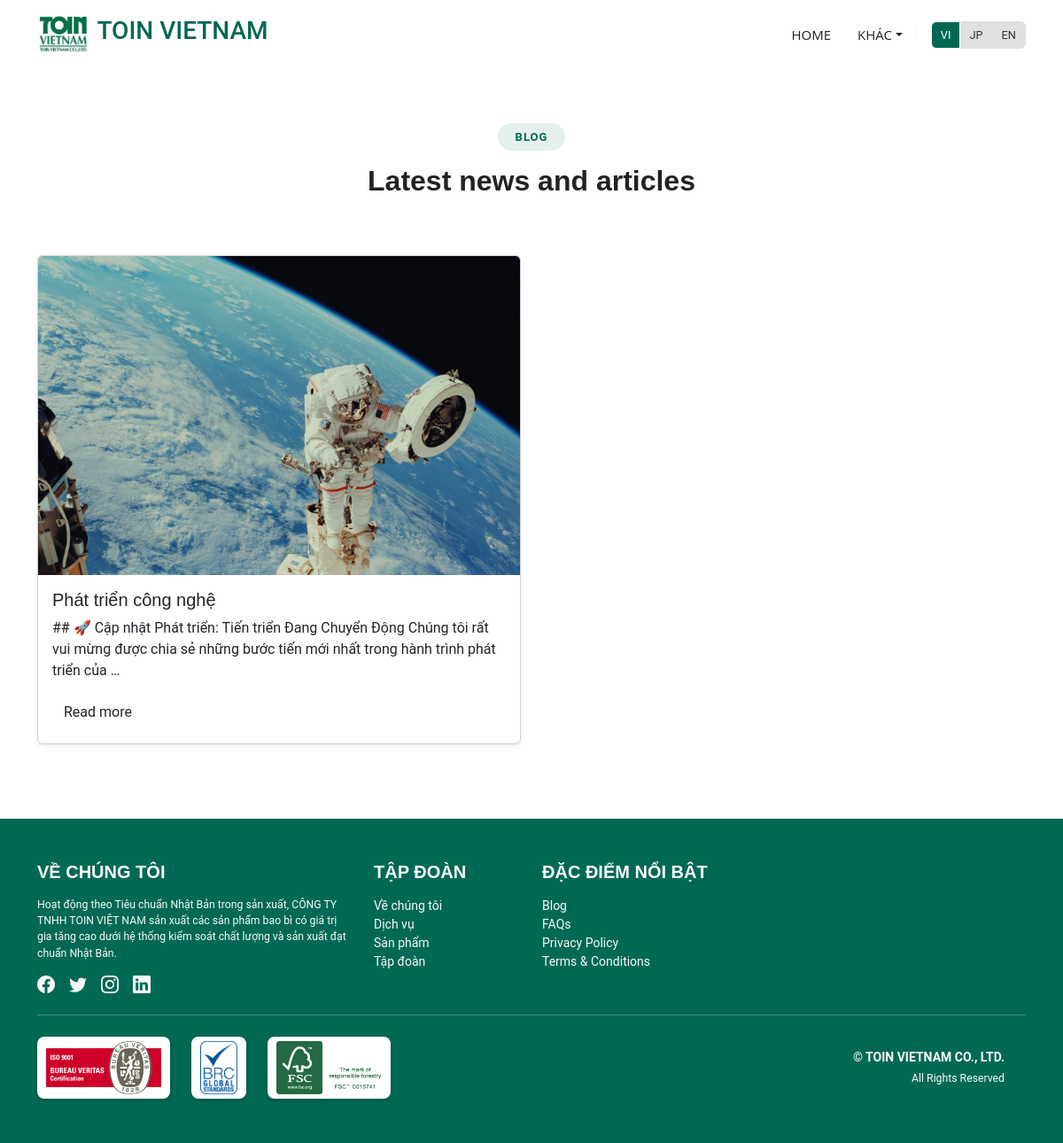
The page /vi/blog/ on the database its author committed.
### pages/models.py (models this page shows, shortened)
class Post(models.Model):
    id = models.AutoField(primary_key=True)
    en_title = models.CharField(max_length=200, null=True, blank=True)
    vi_title = models.CharField(max_length=200, null=True, blank=True)
    jp_title = models.CharField(max_length=200, null=True, blank=True)
    en_description = models.TextField(null=True, blank=True)
    vi_description = models.TextField(null=True, blank=True)
    jp_description = models.TextField(null=True, blank=True)
    image = models.FileField(upload_to="post/", blank=True, null=True)
    is_published = models.BooleanField(
        default=False, help_text="Publish this post to make it visible on the blog"
    )
    publish_date = models.DateTimeField(
        null=True, blank=True, help_text="Date and time when this post was published"
    )
    def get_description(self):
        language = get_language()
        return (
            getattr(self, f"{language}_description", None)
            or getattr(self, "en_description", None)
            or getattr(self, "vi_description", None)
            or getattr(self, "jp_description", None)
            or "No description available"
        )
    def get_title(self):
        language = get_language()
        return getattr(self, f"{language}_title", None)

### pages/views.py (the view)
# urls.py: path("blog/", views.blog_list, name="blog_list"),
def blog_list(request):
    posts = Post.objects.filter(is_published=True).order_by("-publish_date")
    return render(request, "pages/blog_list.html", {"posts": posts})

### pages/templatetags/custom_tags.py (called while the page is built)
@register.simple_tag
def is_locale_root(path):
    from django.conf import settings
    from django.utils.translation import get_language
    current_language = get_language()
    locale_root_path = f'/{current_language}/'
    return path != locale_root_path and path != '/'

### templates/pages/blog_list.html
{% extends 'base.html' %}
{% load static %}
{% block pages %}
    <section class="section">
        <div class="container">
            <div class="section-title" data-aos="fade-up">
                <h2>Blog</h2>
                <p>Latest news and articles</p>
            </div>
            <div class="row">
                {% for post in posts %}
                    <div class="col-md-6 mb-4">
                        <div class="card h-100 shadow-sm">
                            {% if post.image %}
                                <img src="{{ post.image.url }}"
                                     class="card-img-top"
                                     alt="{{ post.get_title }}">
                            {% endif %}
                            <div class="card-body">
                                <h5 class="card-title">{{ post.get_title }}</h5>
                                <p class="card-text">{{ post.get_description|truncatewords:30 }}</p>
                                <a href="{% url 'pages:blog_detail' post.id %}" class="btn btn-toin">Read more</a>
                            </div>
                        </div>
                    </div>
                {% empty %}
                    <p>No posts yet.</p>
                {% endfor %}
            </div>
        </div>
    </section>
{% endblock pages %}

### static/css/main(1).css (style rules this page uses)
:root { --default-font: "Roboto", system-ui, -apple-system, "Segoe UI", Roboto, "Helvetica Neue", Arial, "Noto Sans", "Liberation Sans", sans-serif, "Apple Color Emoji", "Segoe UI Emoji", "Segoe UI Symbol", "Noto Color Emoji"; --heading-font: "Montserrat", sans-serif; --nav-font: "Open Sans", sans-serif; }
:root { --background-color: #ffffff; --default-color: #444444; --heading-color: #222222; --accent-color: #006953; --surface-color: #ffffff; --contrast-color: #ffffff; }
:root { --nav-color: #222222; --nav-hover-color: #006953; --nav-mobile-background-color: #ffffff; --nav-dropdown-background-color: #ffffff; --nav-dropdown-color: #222222; --nav-dropdown-hover-color: #006953; }
:root { scroll-behavior: smooth; }
body { color: var(--default-color); background-color: var(--background-color); font-family: var(--default-font); }
a { color: var(--accent-color); text-decoration: none; transition: 0.3s; }
h1, h2, h3, h4, h5, h6 { color: var(--heading-color); font-family: var(--heading-font); }
section, .section { color: var(--default-color); background-color: var(--background-color); padding: 60px 0; scroll-margin-top: 78px; overflow: clip; }
.section-title { text-align: center; padding-bottom: 60px; position: relative; }
.section-title h2 { font-size: 13px; letter-spacing: 1px; font-weight: 700; padding: 8px 20px; margin: 0; background: color-mix(in srgb, var(--accent-color), transparent 90%); color: var(--accent-color); display: inline-block; text-transform: uppercase; border-radius: 50px; font-family: var(--default-font), serif; }
.section-title p { color: var(--heading-color); margin: 10px 0 0 0; font-size: 32px; font-weight: 700; font-family: var(--heading-font), serif; }

### static/css/custom/base.css (style rules this page uses)
:root { --accent-color: #006953; --contrast-color: #ffffff; --surface-color: #ffffff; --default-color: #e0e0e0; --heading-color: #222222; }

### rows shown on the page
Post: image (picture), get_title "Phát triển công nghệ", get_description "## 🚀 Cập nhật Phát triển: Tiến triển Đang Chuyển Động Chúng tôi rất vui mừng được chia sẻ những bước tiến mới nhất trong hành trình phát triển của …"
